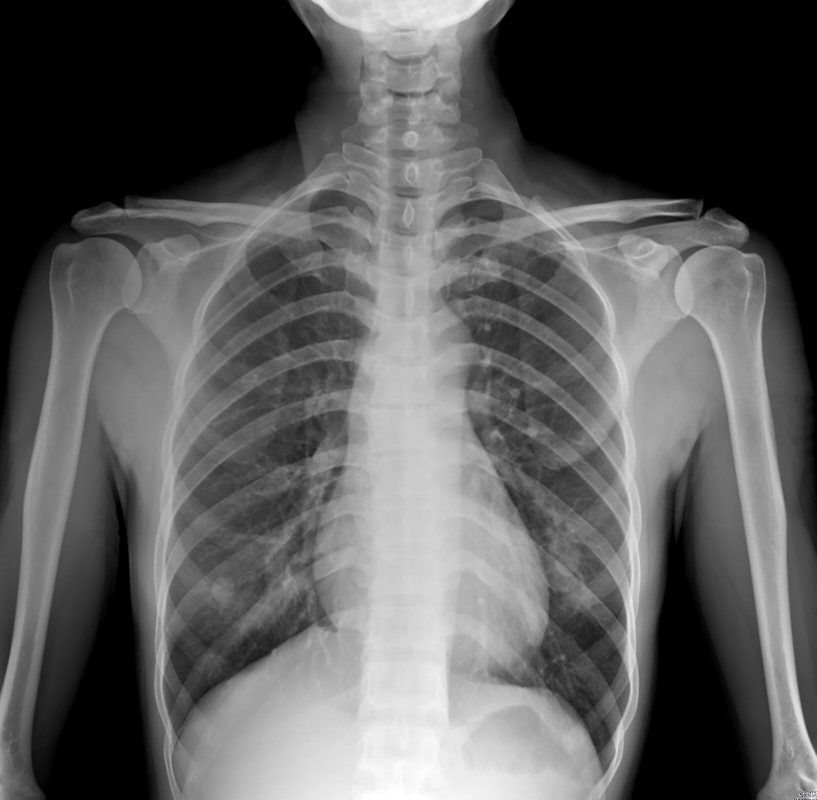
#> input picture medical-image-analysis-system/src/rontgen.jpg, 2450 x 2399 px (shown at 1/3 size)
$ python load_img.py
#> lines starting #> are read from the running program, lines starting #| are printed output that depends on the picture
import cv2

img = cv2.imread("rontgen.jpg", 0)
#> img: shape (2399, 2450); min 0, max 255, mean 92.9
print(img.shape)
#| (2399, 2450)

resized_img = cv2.resize(img,(600,600))
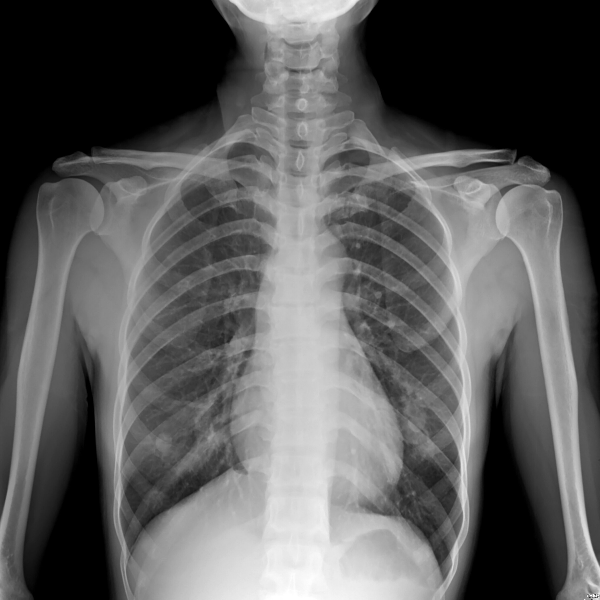
#> resized_img: shape (600, 600); min 0, max 255, mean 92.8
cv2.imshow("resized_img", resized_img)
cv2.waitKey(0)

blur_img = cv2.GaussianBlur(resized_img,(5,5),0)

cv2.imshow("blur_img", blur_img)
cv2.imwrite("blur_img.jpg", blur_img)

cv2.waitKey(0)
cv2.destroyAllWindows()
